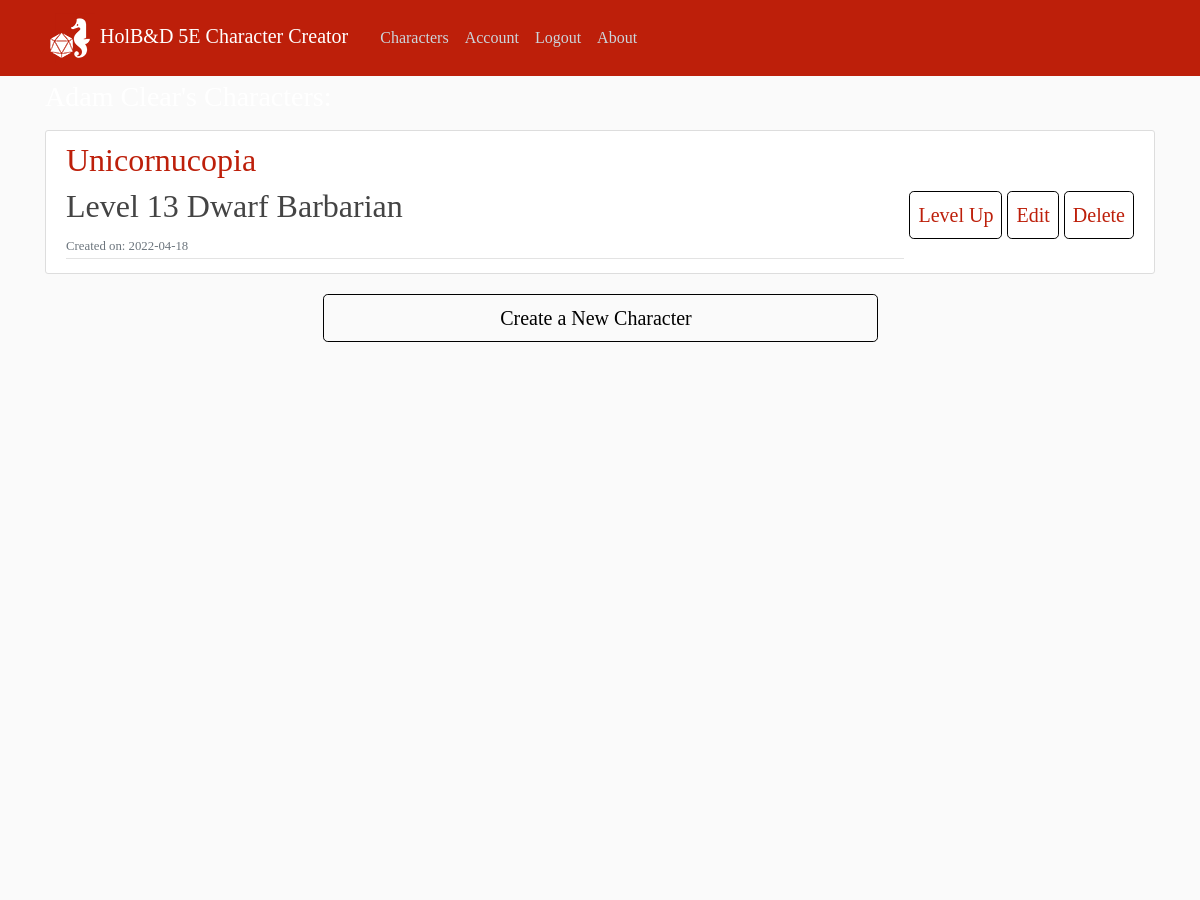
The page /my_characters (signed in, upper part) on the database as committed earlier.
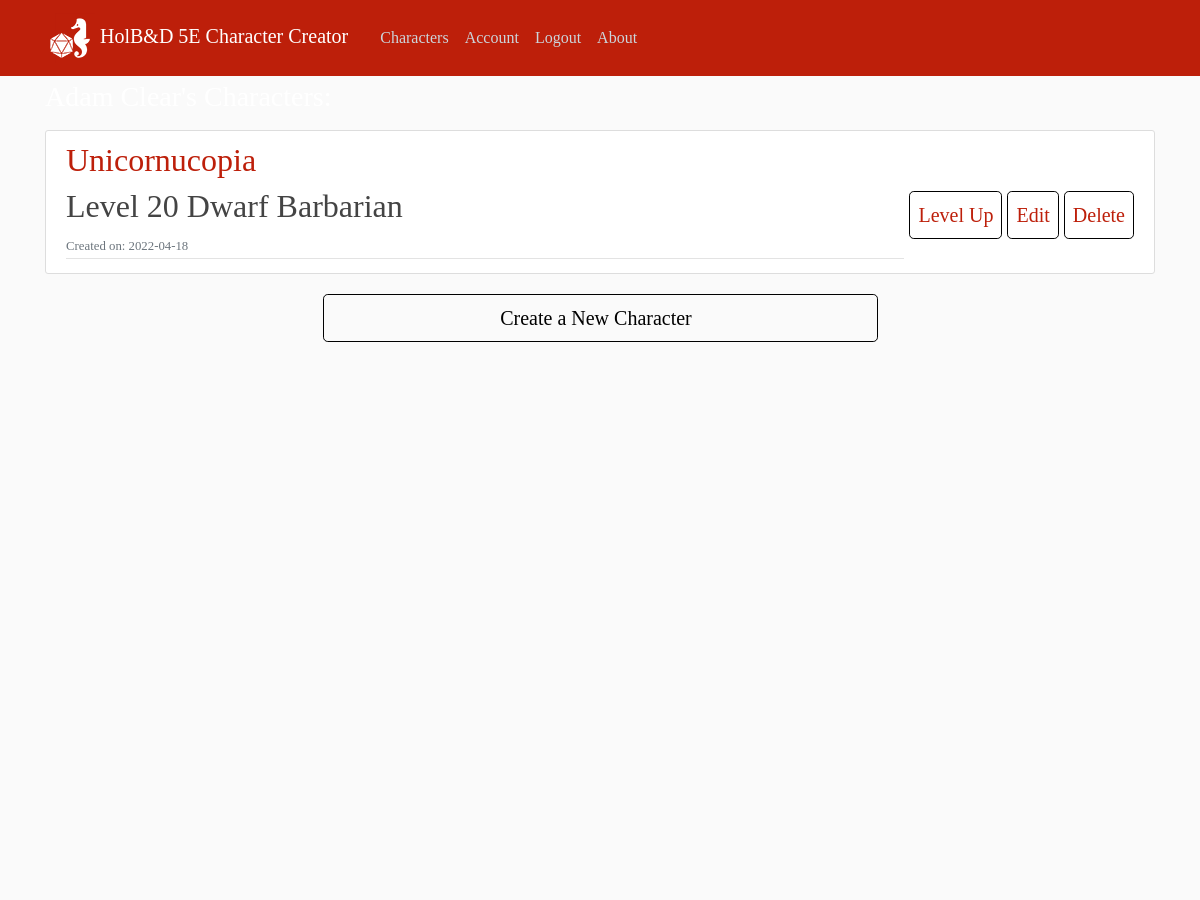
The same page on the database as committed later.
### creator/models.py (models this page shows, shortened)
class Character(db.Model):
    id = db.Column(db.String(8), primary_key=True, autoincrement=False)
    name = db.Column(db.String(30))
    stat1 = db.Column(db.Integer)
    stat2 = db.Column(db.Integer)
    stat3 = db.Column(db.Integer)
    stat4 = db.Column(db.Integer)
    stat5 = db.Column(db.Integer)
    stat6 = db.Column(db.Integer)
    date_created = db.Column(db.DateTime, nullable=False, default=datetime.utcnow)
    strength = db.Column(db.Integer)
    dexterity = db.Column(db.Integer)
    constitution = db.Column(db.Integer)
    intelligence = db.Column(db.Integer)
    wisdom = db.Column(db.Integer)
    charisma = db.Column(db.Integer)
    ancestry = db.Column(db.String(20), nullable=False)
    heroic_class = db.Column(db.String(20), nullable=False)
    subclass = db.Column(db.String(20))
    pact_boon = db.Column(db.String(20))
    level = db.Column(db.Integer, nullable=False, default=1)
    hp1 = db.Column(db.Integer)
    hp2 = db.Column(db.Integer)
    hp3 = db.Column(db.Integer)
    hp4 = db.Column(db.Integer)
    hp5 = db.Column(db.Integer)
    hp6 = db.Column(db.Integer)
    hp7 = db.Column(db.Integer)
    hp8 = db.Column(db.Integer)
    hp9 = db.Column(db.Integer)
    hp10 = db.Column(db.Integer)
    hp11 = db.Column(db.Integer)
    hp12 = db.Column(db.Integer)
    hp13 = db.Column(db.Integer)
    hp14 = db.Column(db.Integer)
    hp15 = db.Column(db.Integer)
    hp16 = db.Column(db.Integer)
    hp17 = db.Column(db.Integer)
    hp18 = db.Column(db.Integer)
    hp19 = db.Column(db.Integer)
    hp20 = db.Column(db.Integer)
    weapon = db.Column(db.String(20))
    armor = db.Column(db.String(20))
    user_id = db.Column(db.Integer, db.ForeignKey('user.id'), nullable=False)

### creator/characters/routes.py (the view)
@characters.route('/my_characters', methods=['GET', 'POST'])
def my_characters():
    if current_user.is_authenticated:
        return render_template('my_characters.html', title='My Characters')
    else:
        flash('Please login', 'danger')
        return redirect(url_for('users.login'))

### creator/models.py (called while the page is built)
@login_manager.user_loader
def load_user(user_id):
    return User.query.get(str(user_id))

### creator/templates/my_characters.html (shortened to what this page needs)
{% extends "layout.html" %}
{% block content %}
<h3 style="color: white" class="mb-3 username">{{ current_user.username }}'s Characters: {{ current_user.characters.total }}</h3>
    {% for character in current_user.characters %}
        <article class="media content-section">
            <div class="media-body">
                <div class="article-metadata">
                    <h2><a style="color: #bd1f0a" class="mr-2" href="{{ url_for('characters.character_sheet', character_id=character.id) }}">
                        {{ character.name }}
                    </a></h2>
                    <h2><a class="article-title">Level {{ character.level }} {{ character.ancestry }} {{ character.heroic_class }}</a></h2>
                    <small class="text-muted">Created on: {{ character.date_created.strftime('%Y-%m-%d') }}</small>
                </div>
            </div>
            <section class="NewExist">
                <button type="button" class="btn btn-outline-danger btn-lg">
                    <a href="{{ url_for('characters.level_up', character_id=character.id) }}">Level Up</a>
                </button>
                <button type="button" class="btn btn-outline-danger btn-lg" >
                    <a href="{{ url_for('characters.edit_character', character_id=character.id) }}">Edit</a>
                </button>
                <button type="button" class="btn btn-outline-danger btn-lg">
                    <a href="{{ url_for('characters.delete', character_id=character.id) }}">Delete</a>
                </button>
            </section>
        </article>
    {% endfor %}
    <button type="button" class="btn btn-outline-danger btn-lg cnc">
        <a class="mr-2" style="color: black" href="{{ url_for('characters.new_character') }}">Create a New Character</a>
    </button>
{% endblock content %}

### creator/templates/layout.html (shortened to what this page needs)
<!DOCTYPE html>
<html lang="en">
    <head>
        <link rel="stylesheet" href="https://maxcdn.bootstrapcdn.com/bootstrap/4.0.0/css/bootstrap.min.css"
>
        <link rel="stylesheet" type="text/css" href="{{ url_for('static', filename='main.css') }}">
        <link rel="stylesheet" type="text/css" href="{{ url_for('static', filename='home.css') }}">
        <link rel="stylesheet" type="text/css" href="{{ url_for('static', filename='sheet.css') }}">
        <link rel="stylesheet" type="text/css" href="{{ url_for('static', filename='my_characters.css') }}">
    </head>
    <body>
        <header class="site-header">
            <nav class="navbar navbar-expand-md navbar-dark bg-steel fixed-top">
                <div class="container">
                    <a class="navbar-brand mr-4" href="/">
                        <img src="../static/images/dHolbie.png">
                        HolB&D 5E Character Creator</a>
                    <div class="collapse navbar-collapse" id="navbarToggle">
                        <div class="navbar-nav mr-auto">
                            {% if current_user.is_authenticated %}
                                <a class="nav-item nav-link" href="{{ url_for('characters.my_characters') }}">Characters</a>
                                <a class="nav-item nav-link" href="{{ url_for('users.account') }}">Account</a>
                                <a class="nav-item nav-link" href="{{ url_for('users.logout') }}">Logout</a>
                            {% else %}
                                <a class="nav-item nav-link" href="{{ url_for('users.login') }}">Login</a>
                                <a class="nav-item nav-link" href="{{ url_for('users.register') }}">Register</a>
                            {% endif %}
                            <a class="nav-item nav-link" href="{{ url_for('main.about') }}">About</a>
                        </div>
                    </div>
                </div>
            </nav>
        </header>
        <main role="main" class="container">
            <div class="row">
                <div class="col-md-12">
                    {% block content %}
                    {% endblock content %}
                </div>
            </div>
        </main>
    </body>
</html>

### creator/static/main.css (style rules this page uses)
body { background: #fafafa; color: #333333; margin-top: 5rem; height: 2000px; font-family: serif; }
h1, h2, h3, h4, h5, h6 { color: #444444; }
.bg-steel { background-color: #bd1f0a; }
.site-header .navbar-nav .nav-link { color: #cbd5db; }
.content-section { background: #ffffff; padding: 10px 20px; border: 1px solid #dddddd; border-radius: 3px; margin-bottom: 20px; }
.article-title { color: #444444; }
.article-metadata { padding-bottom: 1px; margin-bottom: 4px; border-bottom: 1px solid #e3e3e3 }

### creator/static/home.css (style rules this page uses)
section.NewExist { display: flex; margin-top: 50px; column-count: 2; }
.btn { flex-grow: 1; width: 50%; margin-left: 5px; text-align: center; padding: 8px; border: 1px solid black; }

### creator/static/my_characters.css (style rules this page uses)
.NewExist button > a { color: #bd1f0a; }
div .media-body { border-radius: 15px; }
button.btn.btn-outline-danger.btn-lg.cnc { text-align: center; margin-left: 25%; }

Rows that differ between the two databases and show on the page:
changed Character "Unicornucopia": level "13" → "20"
